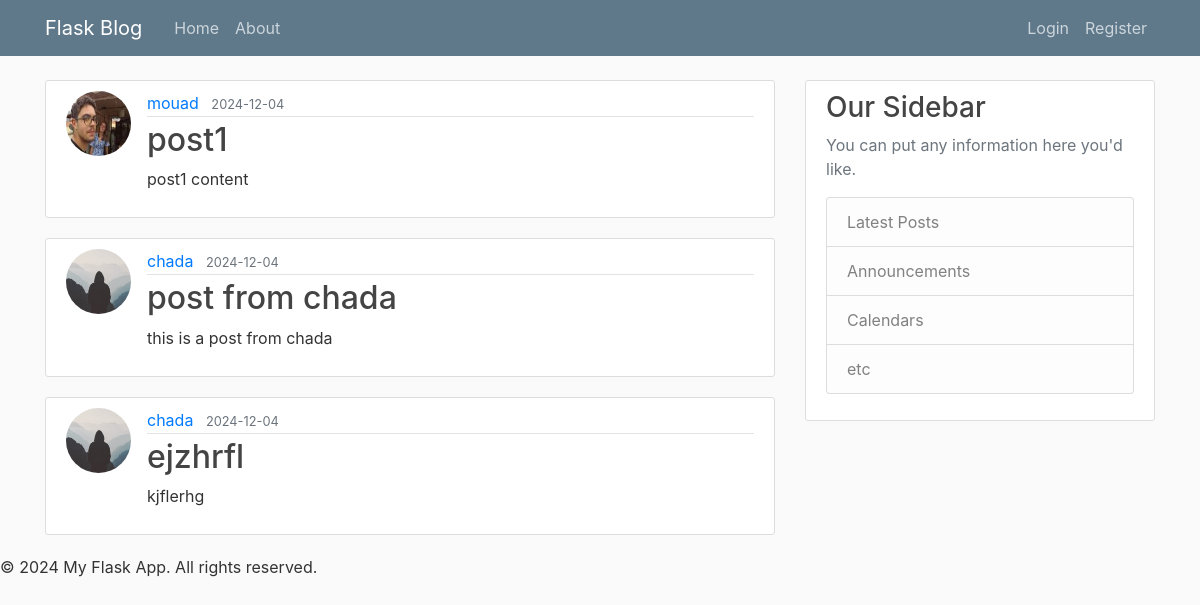
The page /home on the database its author committed.
### flaskblog/models.py (models this page shows, shortened)
class Post(db.Model):
    id = db.Column(db.Integer, primary_key = True)
    title = db.Column(db.String(100), nullable = False)
    date_posted = db.Column(db.DateTime, nullable = False , default = datetime.utcnow)
    content = db.Column(db.Text, nullable = False)
    user_id = db.Column(db.Integer, db.ForeignKey('user.id'), nullable = False)

class User(db.Model, UserMixin):
    id = db.Column(db.Integer, primary_key = True)
    username = db.Column(db.String(20), unique = True, nullable = False)
    email = db.Column(db.String(120), unique = True, nullable = False)
    image_file = db.Column(db.String(20), nullable = False, default = 'default.jpg')
    password = db.Column(db.String(60), nullable = False)
    posts = db.relationship('Post', backref='author', lazy = True)

### flaskblog/routes.py (the view)
@app.route("/")
@app.route("/home")
def home():
    posts = Post.query.all()
    return render_template("home.html", title = 'Home', posts = posts)

### flaskblog/templates/home.html
{% extends "base.html" %}
{% block content %}
    {% for post in posts %}
        <article class="media content-section">
        <img class="rounded-circle article-img" src="{{url_for('static', filename='profile_pics/' + post.author.image_file) }}">
          <div class="media-body">
            <div class="article-metadata">
              <a class="mr-2" href="#">{{ post.author.username }}</a>
              <small class="text-muted">{{ post.date_posted.strftime('%Y-%m-%d') }}</small>
            </div>
            <h2><a class="article-title" href="{{ url_for('post', post_id=post.id) }}">{{ post.title }}</a></h2>
            <p class="article-content">{{ post.content }}</p>
          </div>
        </article>
    {% endfor %}
{% endblock %}

### flaskblog/templates/base.html (shortened to what this page needs)
<!DOCTYPE html>
<html lang="en">
<head>
    <link rel="stylesheet" href="https://maxcdn.bootstrapcdn.com/bootstrap/4.0.0/css/bootstrap.min.css">
    <link rel="stylesheet" type="text/css" href="{{ url_for('static', filename='style.css') }}">
</head>
<body>
    <header class="site-header">
      <nav class="navbar navbar-expand-md navbar-dark bg-steel fixed-top">
        <div class="container">
          <a class="navbar-brand mr-4" href="/">Flask Blog</a>
          <div class="collapse navbar-collapse" id="navbarToggle">
            <div class="navbar-nav mr-auto">
              <a class="nav-item nav-link" href="{{ url_for('home') }}">Home</a>
              <a class="nav-item nav-link" href="{{ url_for('about') }}">About</a>
            </div>
            <div class="navbar-nav">
              {% if current_user.is_authenticated %}
                  <a class="nav-item nav-link" href="{{ url_for('new_post') }}">New Post</a>
                  <a class="nav-item nav-link" href="{{ url_for('account') }}">Account</a>
                  <a class="nav-item nav-link" href="{{ url_for('logout') }}">Logout</a>
              {% else %}
                  <a class="nav-item nav-link" href="{{ url_for('login') }}">Login</a>
                  <a class="nav-item nav-link" href="{{ url_for('register') }}">Register</a>
              {% endif %}
            </div>
          </div>
        </div>
      </nav>
    </header>
    <main role="main" class="container">
      <div class="row">
        <div class="col-md-8">
            {% block content %}{% endblock %}
        </div>
        <div class="col-md-4 col-sm-12">
          <div class="content-section">
            <h3>Our Sidebar</h3>
            <p class='text-muted'>You can put any information here you'd like.
              <ul class="list-group">
                <li class="list-group-item list-group-item-light">Latest Posts</li>
                <li class="list-group-item list-group-item-light">Announcements</li>
                <li class="list-group-item list-group-item-light">Calendars</li>
                <li class="list-group-item list-group-item-light">etc</li>
              </ul>
            </p>
          </div>
        </div>
      </div>
    </main>
    <footer>
        <p>&copy; 2024 My Flask App. All rights reserved.</p>
    </footer>
</body>
</html>

### flaskblog/static/style.css (style rules this page uses)
body { background: #fafafa; color: #333333; margin-top: 5rem; }
h1, h2, h3, h4, h5, h6 { color: #444444; }
.bg-steel { background-color: #5f788a; }
.site-header .navbar-nav .nav-link { color: #cbd5db; }
.content-section { background: #ffffff; padding: 10px 20px; border: 1px solid #dddddd; border-radius: 3px; margin-bottom: 20px; }
.article-title { color: #444444; }
.article-content { white-space: pre-line; }
.article-img { height: 65px; width: 65px; margin-right: 16px; }
.article-metadata { padding-bottom: 1px; margin-bottom: 4px; border-bottom: 1px solid #e3e3e3 }

### rows shown on the page
Post: image_file (picture), author.username "mouad", date_posted "2024-12-04", title "post1", content "post1 content"
Post: image_file (placeholder picture), author.username "chada", date_posted "2024-12-04", title "post from chada", content "this is a post from chada"
Post: image_file (placeholder picture), author.username "chada", date_posted "2024-12-04", title "ejzhrfl", content "kjflerhg"
